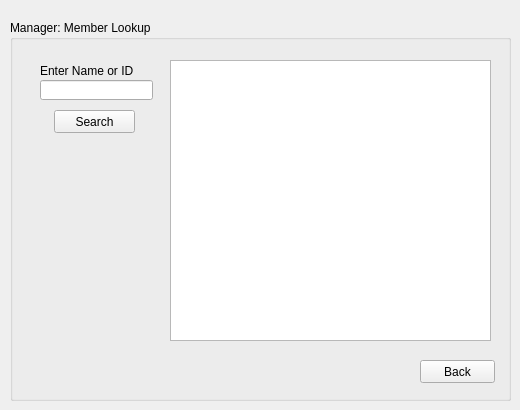
    <widget class="QWidget" name="MemberLookup">
     <widget class="QGroupBox" name="groupBox_13">
      <property name="geometry">
       <rect>
        <x>10</x>
        <y>20</y>
        <width>501</width>
        <height>381</height>
       </rect>
      </property>
      <property name="title">
       <string>Manager: Member Lookup</string>
      </property>
      <widget class="QPushButton" name="pushButton_back_member_lookup">
       <property name="geometry">
        <rect>
         <x>410</x>
         <y>340</y>
         <width>75</width>
         <height>23</height>
        </rect>
       </property>
       <property name="text">
        <string>Back</string>
       </property>
      </widget>
      <widget class="QLineEdit" name="search_edit">
       <property name="geometry">
        <rect>
         <x>30</x>
         <y>60</y>
         <width>113</width>
         <height>20</height>
        </rect>
       </property>
      </widget>
      <widget class="QLabel" name="label_10">
       <property name="geometry">
        <rect>
         <x>30</x>
         <y>40</y>
         <width>111</width>
         <height>21</height>
        </rect>
       </property>
       <property name="text">
        <string>Enter Name or ID</string>
       </property>
      </widget>
      <widget class="QTableView" name="tableView_2">
       <property name="geometry">
        <rect>
         <x>160</x>
         <y>40</y>
         <width>321</width>
         <height>281</height>
        </rect>
       </property>
      </widget>
      <widget class="QPushButton" name="pushButton_7">
       <property name="geometry">
        <rect>
         <x>44</x>
         <y>90</y>
         <width>81</width>
         <height>23</height>
        </rect>
       </property>
       <property name="text">
        <string>Search</string>
       </property>
      </widget>
     </widget>
    </widget>
